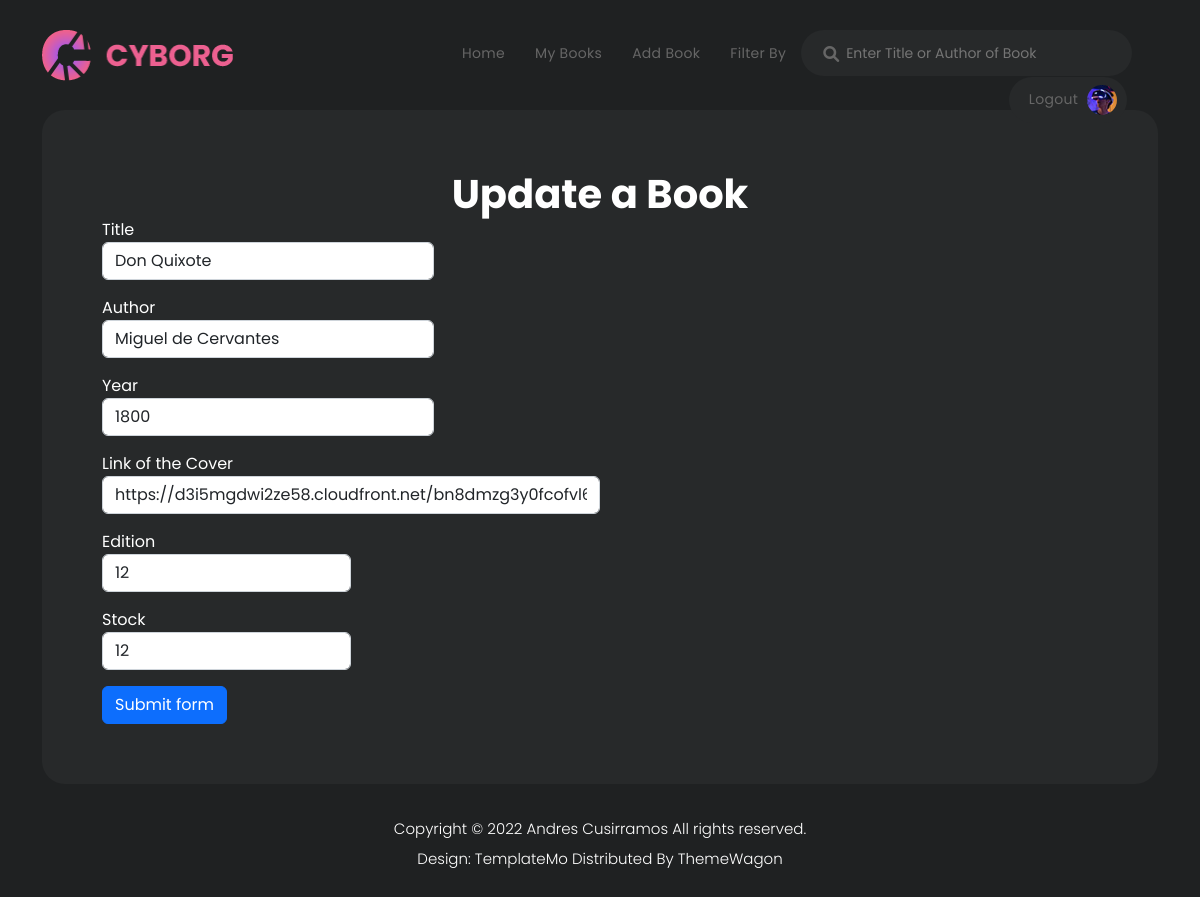
The app's page /update/3 (signed in), older data.
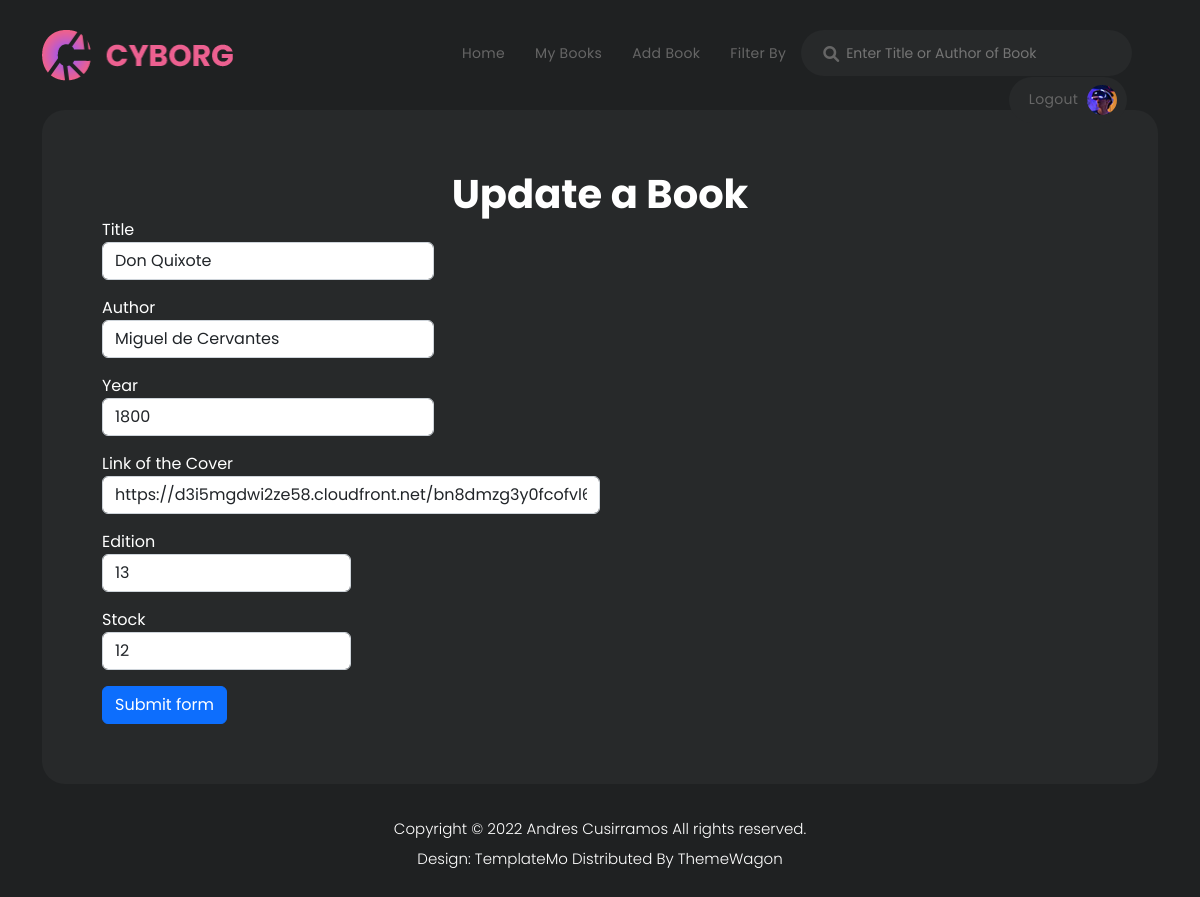
The same page, newer data.
### website/models.py (models this page shows)
class Book(db.Model):
    id = db.Column(db.Integer, primary_key=True)
    title = db.Column(db.String(150))
    author = db.Column(db.String(150))
    year = db.Column(db.String(50))
    edition = db.Column(db.Integer)
    image = db.Column(db.String(500))
    amount = db.Column(db.Integer)

### website/views.py (the view, shortened to what this page needs)
@views.route('/update/<int:id>', methods=['GET','POST'])
@login_required
def update(id):
    name_to_update = Book.query.get_or_404(id)
    return render_template("update.html",id=id,name_to_update=name_to_update,user=current_user)

### website/__init__.py (called while the page is built)
def create_app():
    app = Flask(__name__)
    app.config['SECRET_KEY'] = 'hjshjhdjah kjshkjdhjs'
    app.config['SQLALCHEMY_DATABASE_URI'] = f'sqlite:///{DB_NAME}'
    db.init_app(app)
    from .views import views
    from .auth import auth
    app.register_blueprint(views, url_prefix='/')
    app.register_blueprint(auth, url_prefix='/')
    from .models import User, Book
    create_database(app)
    login_manager = LoginManager()
    login_manager.login_view = 'auth.login'
    login_manager.init_app(app)
    @login_manager.user_loader
    def load_user(id):
        return User.query.get(int(id))
    return app

### website/templates/update.html (shortened to what this page needs)
{% extends "base.html" %} {% block title %}Update a Book{% endblock %} {% block content
    %}
    <h1 align="center">Update a Book</h1>
    <form  action="/update/{{name_to_update.id}}" enctype="multipart/form-data"  method="POST"  class="needs-validation" novalidate>
        <div class="form-row">
          <div class="col-md-4 mb-3">
            <label  style="color:white" for="validationTooltip01">Title</label>
            <input name="title" id="title" type="text" class="form-control" id="validationTooltip01" value="{{name_to_update.title}}" required></input>
          </div>
          <div class="col-md-4 mb-3">
            <label style="color:white"  for="validationTooltip02">Author</label>
            <input name="author" id="author" type="text" class="form-control" id="validationTooltip02" value="{{name_to_update.author}}" required></input>
          </div>
          <div class="col-md-4 mb-3">
            <label style="color:white" for="validationTooltip02">Year</label>
            <input name="year" id="year" type="number" class="form-control" id="validationTooltip02" value="{{name_to_update.year}}" required></input>
          </div>
        </div>
        <div class="form-row">
          <div class="col-md-6 mb-3">
            <label style="color:white"  for="validationTooltip03">Link of the Cover</label>
            <input name="image" id="image" type="text" class="form-control" id="validationTooltip03" value="{{name_to_update.image}}" required>
          </div>
          <div class="col-md-3 mb-3">
            <label  style="color:white" for="validationTooltip04">Edition</label>
            <input name="edition" id="edtion" type="number" class="form-control" id="validationTooltip04" value="{{name_to_update.edition}}" required>
          </div>
          <div class="col-md-3 mb-3">
            <label style="color:white"  for="validationTooltip05">Stock</label>
            <input name="amount" id="amount" type="number" class="form-control" id="validationTooltip05" value="{{name_to_update.amount}}" required>
          </div>
        </div>
        <button class="btn btn-primary" type="submit">Submit form</button>
      </form>
{% endblock %}

Row changes from the older to the newer data that the page shows:
changed Book "Don Quixote": edition "12" → "13"
